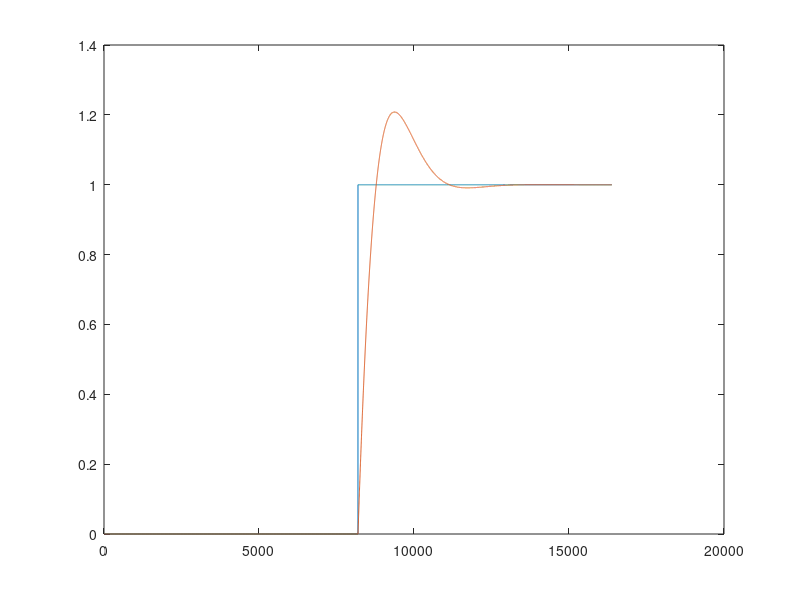
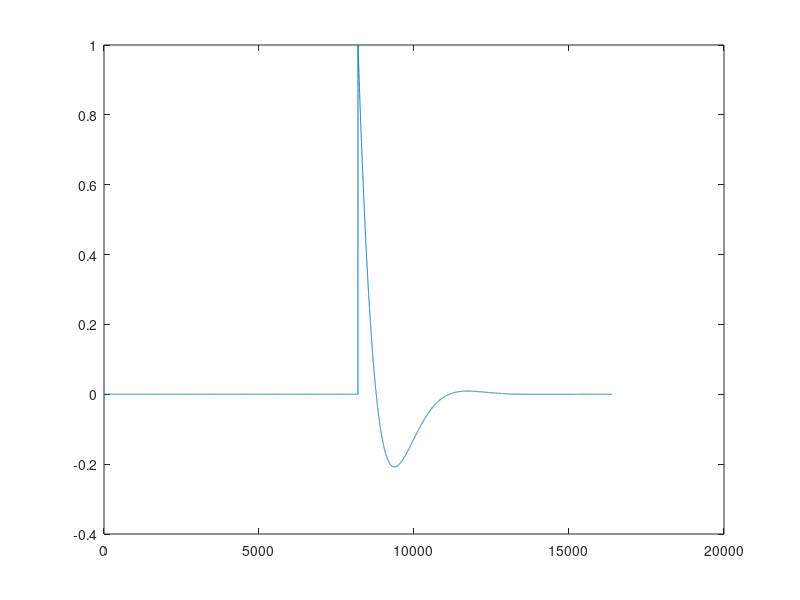

Source code (MATLAB) for these figures, in order:
clc;
clear all;
close all;

%Simu param
nb_size=2^14;

%Parameters
T=1;
Bn=0.001;
ksi=sqrt(2)/2;

%Intermediate parameters
A = (Bn*T/(ksi+1/4/ksi));
K1 = 4*ksi*A/(1+2*ksi*A+A^2);
K2 = 4*A^2/(1+2*ksi*A+A^2);

%Loop input stim
data_in = [zeros(1,nb_size/2) ones(1,nb_size/2)]; %A step
%data_in = (0:nb_size)*1; %Ramp
##data_in = sin(2*pi*1/10000*(0:nb_size));

%Initialization
add_prev=0;
loop_integ=0;
loop_out=0;
error_saved=[];
loop_out_saved = [];
loop_inter=0;
for k=1:length(data_in)
    error_saved=[error_saved data_in(k)-loop_out];
    loop_out_saved = [loop_out_saved loop_out];
    loop_in=data_in(k)-loop_out;
    loop_inter1 = loop_in * K1;
    loop_inter2 = loop_in*K2 + add_prev;
    loop_inter = loop_inter1 + loop_inter2;
    add_prev = add_prev+loop_in * K2;
    loop_integ = loop_integ+loop_inter;
    loop_out = loop_integ;
end

figure(1);
plot(data_in);
hold on;
plot(loop_out_saved);
figure(2);
plot(error_saved);
